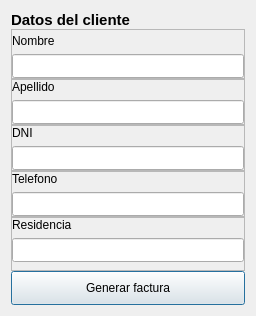
<?xml version="1.0" encoding="UTF-8"?>
<ui version="4.0">
 <class>pedir_datos_cliente</class>
 <widget class="QDialog" name="pedir_datos_cliente">
  <property name="geometry">
   <rect>
    <x>0</x>
    <y>0</y>
    <width>256</width>
    <height>312</height>
   </rect>
  </property>
  <property name="windowTitle">
   <string>Ingresar datos</string>
  </property>
  <layout class="QVBoxLayout" name="verticalLayout">
   <property name="spacing">
    <number>0</number>
   </property>
   <item>
    <widget class="QLabel" name="label">
     <property name="text">
      <string>&lt;html&gt;&lt;head/&gt;&lt;body&gt;&lt;p&gt;&lt;span style=&quot; font-size:11pt; font-weight:600;&quot;&gt;Datos del cliente&lt;/span&gt;&lt;/p&gt;&lt;/body&gt;&lt;/html&gt;</string>
     </property>
     <property name="alignment">
      <set>Qt::AlignLeading|Qt::AlignLeft|Qt::AlignVCenter</set>
     </property>
    </widget>
   </item>
   <item>
    <widget class="QFrame" name="frame">
     <property name="sizePolicy">
      <sizepolicy hsizetype="Preferred" vsizetype="Fixed">
       <horstretch>0</horstretch>
       <verstretch>0</verstretch>
      </sizepolicy>
     </property>
     <property name="frameShape">
      <enum>QFrame::StyledPanel</enum>
     </property>
     <property name="frameShadow">
      <enum>QFrame::Raised</enum>
     </property>
     <layout class="QVBoxLayout" name="verticalLayout_2">
      <property name="leftMargin">
       <number>0</number>
      </property>
      <property name="topMargin">
       <number>4</number>
      </property>
      <property name="rightMargin">
       <number>0</number>
      </property>
      <property name="bottomMargin">
       <number>0</number>
      </property>
      <item>
       <widget class="QLabel" name="label_2">
        <property name="font">
         <font>
          <pointsize>9</pointsize>
         </font>
        </property>
        <property name="text">
         <string>Nombre</string>
        </property>
       </widget>
      </item>
      <item>
       <widget class="QLineEdit" name="input_nombre">
        <property name="minimumSize">
         <size>
          <width>0</width>
          <height>24</height>
         </size>
        </property>
        <property name="maximumSize">
         <size>
          <width>16777215</width>
          <height>24</height>
         </size>
        </property>
       </widget>
      </item>
     </layout>
    </widget>
   </item>
   <item>
    <widget class="QFrame" name="frame_5">
     <property name="sizePolicy">
      <sizepolicy hsizetype="Preferred" vsizetype="Fixed">
       <horstretch>0</horstretch>
       <verstretch>0</verstretch>
      </sizepolicy>
     </property>
     <property name="frameShape">
      <enum>QFrame::StyledPanel</enum>
     </property>
     <property name="frameShadow">
      <enum>QFrame::Raised</enum>
     </property>
     <layout class="QVBoxLayout" name="verticalLayout_6">
      <property name="leftMargin">
       <number>0</number>
      </property>
      <property name="topMargin">
       <number>0</number>
      </property>
      <property name="rightMargin">
       <number>0</number>
      </property>
      <property name="bottomMargin">
       <number>0</number>
      </property>
      <item>
       <widget class="QLabel" name="label_6">
        <property name="font">
         <font>
          <pointsize>9</pointsize>
         </font>
        </property>
        <property name="text">
         <string>Apellido</string>
        </property>
       </widget>
      </item>
      <item>
       <widget class="QLineEdit" name="input_apellido">
        <property name="minimumSize">
         <size>
          <width>0</width>
          <height>24</height>
         </size>
        </property>
        <property name="maximumSize">
         <size>
          <width>16777215</width>
          <height>24</height>
         </size>
        </property>
       </widget>
      </item>
     </layout>
    </widget>
   </item>
   <item>
    <widget class="QFrame" name="frame_4">
     <property name="sizePolicy">
      <sizepolicy hsizetype="Preferred" vsizetype="Fixed">
       <horstretch>0</horstretch>
       <verstretch>0</verstretch>
      </sizepolicy>
     </property>
     <property name="frameShape">
      <enum>QFrame::StyledPanel</enum>
     </property>
     <property name="frameShadow">
      <enum>QFrame::Raised</enum>
     </property>
     <layout class="QVBoxLayout" name="verticalLayout_5">
      <property name="leftMargin">
       <number>0</number>
      </property>
      <property name="topMargin">
       <number>0</number>
      </property>
      <property name="rightMargin">
       <number>0</number>
      </property>
      <property name="bottomMargin">
       <number>0</number>
      </property>
      <item>
       <widget class="QLabel" name="label_5">
        <property name="font">
         <font>
          <pointsize>9</pointsize>
         </font>
        </property>
        <property name="text">
         <string>DNI</string>
        </property>
       </widget>
      </item>
      <item>
       <widget class="QLineEdit" name="input_dni">
        <property name="minimumSize">
         <size>
          <width>0</width>
          <height>24</height>
         </size>
        </property>
        <property name="maximumSize">
         <size>
          <width>16777215</width>
          <height>24</height>
         </size>
        </property>
       </widget>
      </item>
     </layout>
    </widget>
   </item>
   <item>
    <widget class="QFrame" name="frame_3">
     <property name="sizePolicy">
      <sizepolicy hsizetype="Preferred" vsizetype="Fixed">
       <horstretch>0</horstretch>
       <verstretch>0</verstretch>
      </sizepolicy>
     </property>
     <property name="frameShape">
      <enum>QFrame::StyledPanel</enum>
     </property>
     <property name="frameShadow">
      <enum>QFrame::Raised</enum>
     </property>
     <layout class="QVBoxLayout" name="verticalLayout_4">
      <property name="leftMargin">
       <number>0</number>
      </property>
      <property name="topMargin">
       <number>0</number>
      </property>
      <property name="rightMargin">
       <number>0</number>
      </property>
      <property name="bottomMargin">
       <number>0</number>
      </property>
      <item>
       <widget class="QLabel" name="label_4">
        <property name="font">
         <font>
          <pointsize>9</pointsize>
         </font>
        </property>
        <property name="text">
         <string>Telefono</string>
        </property>
       </widget>
      </item>
      <item>
       <widget class="QLineEdit" name="input_telefono">
        <property name="minimumSize">
         <size>
          <width>0</width>
          <height>24</height>
         </size>
        </property>
        <property name="maximumSize">
         <size>
          <width>16777215</width>
          <height>24</height>
         </size>
        </property>
       </widget>
      </item>
     </layout>
    </widget>
   </item>
   <item>
    <widget class="QFrame" name="frame_2">
     <property name="sizePolicy">
      <sizepolicy hsizetype="Preferred" vsizetype="Fixed">
       <horstretch>0</horstretch>
       <verstretch>0</verstretch>
      </sizepolicy>
     </property>
     <property name="frameShape">
      <enum>QFrame::StyledPanel</enum>
     </property>
     <property name="frameShadow">
      <enum>QFrame::Raised</enum>
     </property>
     <layout class="QVBoxLayout" name="verticalLayout_3">
      <property name="leftMargin">
       <number>0</number>
      </property>
      <property name="topMargin">
       <number>0</number>
      </property>
      <property name="rightMargin">
       <number>0</number>
      </property>
      <property name="bottomMargin">
       <number>8</number>
      </property>
      <item>
       <widget class="QLabel" name="label_3">
        <property name="font">
         <font>
          <pointsize>9</pointsize>
         </font>
        </property>
        <property name="text">
         <string>Residencia</string>
        </property>
       </widget>
      </item>
      <item>
       <widget class="QLineEdit" name="input_direccion">
        <property name="minimumSize">
         <size>
          <width>0</width>
          <height>24</height>
         </size>
        </property>
        <property name="maximumSize">
         <size>
          <width>16777215</width>
          <height>24</height>
         </size>
        </property>
       </widget>
      </item>
     </layout>
    </widget>
   </item>
   <item>
    <widget class="QPushButton" name="btn_generar">
     <property name="minimumSize">
      <size>
       <width>0</width>
       <height>34</height>
      </size>
     </property>
     <property name="cursor">
      <cursorShape>PointingHandCursor</cursorShape>
     </property>
     <property name="text">
      <string>Generar factura</string>
     </property>
    </widget>
   </item>
  </layout>
 </widget>
 <resources/>
 <connections/>
</ui>
